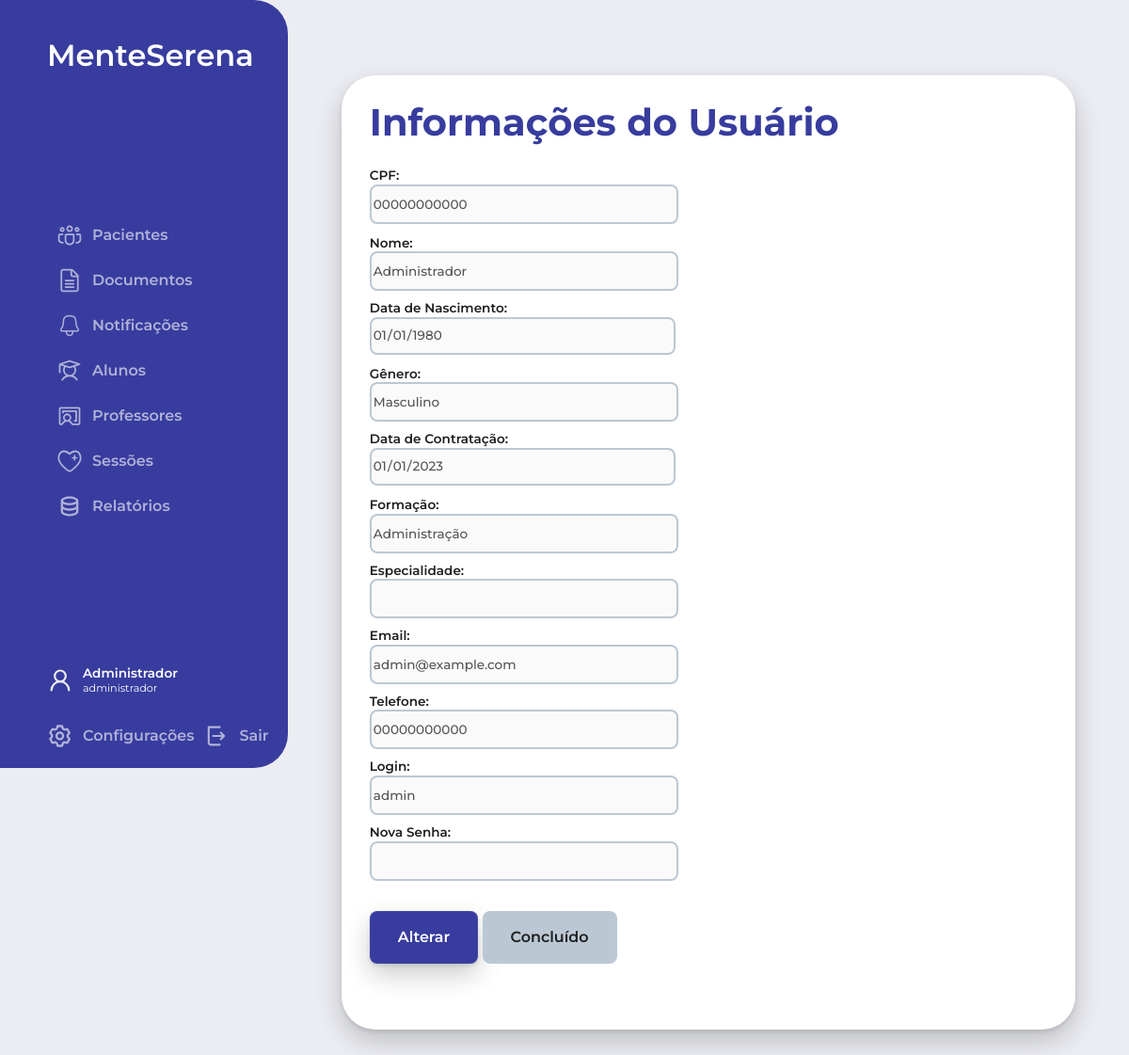
The page /php/acessarUsuario.php?id=1 (signed in) on the database its author committed.
### tables this page shows
CREATE TABLE Usuarios (
    id_usuario INT AUTO_INCREMENT PRIMARY KEY,
    cpf VARCHAR(11) NOT NULL,
    nome VARCHAR(50) NOT NULL,
    data_nascimento DATE NOT NULL,
    genero ENUM('Masculino', 'Feminino', 'Outro') NOT NULL,
    data_contratacao DATE NOT NULL,
    formacao VARCHAR(50) NOT NULL,
    tipo_usuario ENUM('aluno', 'professor', 'administrador') NOT NULL,
    especialidade VARCHAR(20),
    email VARCHAR(50) NOT NULL,
    telefone VARCHAR(11) NOT NULL,
    login VARCHAR(20) NOT NULL,
    senha VARCHAR(255) NOT NULL,
    ativo BOOLEAN NOT NULL
);

### php/acessarUsuario.php (the view, shortened to what this page needs)
<?php
include('../config.php');
$idUsuario = isset($_GET['id']) ? $_GET['id'] : '';
$queryUsuario = "SELECT * FROM Usuarios WHERE id_usuario = ?";
$stmtUsuario = mysqli_prepare($conn, $queryUsuario);
mysqli_stmt_bind_param($stmtUsuario, "i", $idUsuario);
mysqli_stmt_execute($stmtUsuario);
$resultUsuario = mysqli_stmt_get_result($stmtUsuario);
$usuario = mysqli_fetch_assoc($resultUsuario);
?>
<!DOCTYPE html>
<html lang="pt-br">
<head>
  <link rel="stylesheet" href="../estilo.css">
  <link rel="stylesheet" href="../css/sidebar.css">
  <link rel="stylesheet" href="../css/mainContent.css">
</head>
<body>
  <div class="body_section">
    <?php include('sidebar.php'); ?>
    <main>
      <div class="main_title"><h2>Informações do Usuário</h2></div>
      <div class="content">
        <form class="main_form" action="acessarUsuario.php?id=<?php echo $idUsuario; ?>" method="post">
          <div class="form_group">
            <div class="form_input">
              <label for="cpf">CPF:</label>
              <input type="text" name="cpf" id="cpf" value="<?php echo $usuario['cpf']; ?>" disabled>
            </div>
            <div class="form_input">
              <label for="nome">Nome:</label>
              <input type="text" name="nome" id="nome" value="<?php echo $usuario['nome']; ?>" disabled>
            </div>
            <div class="form_input">
              <label for="data_nascimento">Data de Nascimento:</label>
              <input type="date" name="data_nascimento" id="data_nascimento" value="<?php echo $usuario['data_nascimento']; ?>" disabled>
            </div>
            <div class="form_input">
              <label for="genero">Gênero:</label>
              <input type="text" name="genero" id="genero" value="<?php echo $usuario['genero']; ?>" disabled>
            </div>
            <div class="form_input">
              <label for="data_contratacao">Data de Contratação:</label>
              <input type="date" name="data_contratacao" id="data_contratacao" value="<?php echo $usuario['data_contratacao']; ?>" disabled>
            </div>
            <div class="form_input">
              <label for="formacao">Formação:</label>
              <input type="text" name="formacao" id="formacao" value="<?php echo $usuario['formacao']; ?>" disabled>
            </div>
            <div class="form_input">
              <label for="especialidade">Especialidade:</label>
              <input type="text" name="especialidade" id="especialidade" value="<?php echo $usuario['especialidade']; ?>" disabled>
            </div>
            <div class="form_input">
              <label for="email">Email:</label>
              <input type="email" name="email" id="email" value="<?php echo $usuario['email']; ?>" disabled>
            </div>
            <div class="form_input">
              <label for="telefone">Telefone:</label>
              <input type="text" name="telefone" id="telefone" value="<?php echo $usuario['telefone']; ?>" disabled>
            </div>
            <div class="form_input">
              <label for="login">Login:</label>
              <input type="text" name="login" id="login" value="<?php echo $usuario['login']; ?>" disabled>
            </div>
            <div class="form_input">
              <label for="nova_senha">Nova Senha:</label>
              <input type="password" name="nova_senha" id="nova_senha" disabled>
            </div>
          </div>
          <div class="form_group full_width">
            <button type="button" id="alterarBtn" class="botao_azul text_button">Alterar</button>
            <button type="submit" id="concluidoBtn" class="botao_azul text_button" name="botao" value="Concluído" disabled>Concluído</button>
          </div>
        </form>
      </div>
    </main>
  </div>
</body>
</html>

### estilo.css (style rules this page uses)
:root { --primary-color: #373C9E; --darker-primary-color: #2E3385; --off-white: #ECEDF2; --white: #ffffff; --black: #1e1e1e; --light-gray: #BBC8D4; --shadow: rgba(0, 0, 0, 0.2) 0px 12px 28px 0px, rgba(0, 0, 0, 0.1) 0px 2px 4px 0px, rgba(255, 255, 255, 0.05) 0px 0px 0px 1px inset; }
body { font-family: 'Montserrat', Arial, Helvetica, sans-serif; background-color: var(--off-white); font-size: 16px; margin: 0; padding: 0; }
h1, h2, h3, h4, h5, h6, p, span, .text_button, .placeholder, .small, .caption { margin: 0; }
h2 { color: var(--black); font-size: 2.5rem; font-weight: 700; line-height: 100%; }
button { font-family: 'Montserrat', Arial, Helvetica, sans-serif; }
.text_button { color: var(--black); font-size: 1rem; font-weight: 600; line-height: 100%; }
select, input, textarea { font-family: 'Montserrat', Arial, Helvetica, sans-serif; font-size: 0.85rem; font-weight: 500; line-height: 100%; }
.botao_azul { background-color: var(--primary-color); color: var(--white); padding: 20px 30px; text-decoration: none; border-radius: 8px; box-shadow: var(--shadow); transition: all 0.3s ease; cursor: pointer; border: none; }
.botao_azul:disabled { background-color: var(--light-gray); color: var(--black); cursor: not-allowed; box-shadow: none; }
.main_form { display: flex; flex-wrap: wrap; justify-content: space-between; }
.main_form select, .main_form input, .main_form textarea { font-family: 'Montserrat', Arial, Helvetica, sans-serif; max-width: 320px; width: 100%; height: 36px; border-radius: 8px; border: 2px solid var(--light-gray); }
.main_form label { font-size: 0.85rem; font-weight: 600; line-height: 100%; color: #1e1e1e; }
.main_form .form_input { display: flex; flex-direction: column; gap: 2px; margin-bottom: 12px; }
.main_form .form_group { width: 48%; margin-bottom: 20px; }
.main_form .form_group.full_width { width: 100%; }

### css/mainContent.css (style rules this page uses)
.body_section { display: flex; flex-direction: row; flex-wrap: wrap; }
.body_section main { width: 100%; max-width: 60vw; height: auto; padding: 30px; padding-bottom: 50px; margin: 80px auto 80px; background-color: var(--white); border-radius: 36px; box-shadow: var(--shadow); display: flex; flex-direction: column; }
.body_section main .main_title h2 { color: var(--primary-color); margin: 0 0 30px; }

### rows shown on the page
usuarios: cpf "00000000000", nome "Administrador", data_nascimento "01/01/1980", genero "Masculino", data_contratacao "01/01/2023", formacao "Administração", email "admin@example.com", telefone "00000000000", login "admin"

### other values the page prints
$texto "Pacientes Documentos Notificações Alunos Professores Sessões Relatórios"
$_SESSION['nome_usuario'] "Administrador"
$_SESSION['UsuarioNivel'] "administrador"
